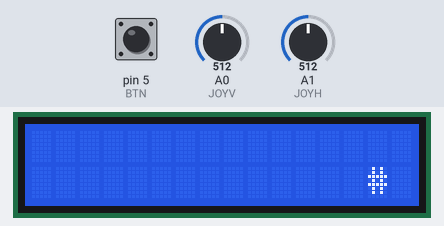
Bench run of a sketch on a simulated Arduino Uno, built with avr-gcc and run on an emulated ATmega328P. Shown: 16×2 character LCD. The test bench sets the inputs (shaded band); at power-on: A1 (JOYH) = 512, pin 5 (BTN) LOW, A0 (JOYV) = 512.

Above: at 1.2 s.
1.3 s: A1 (JOYH) set to 306
At 1.45 s:
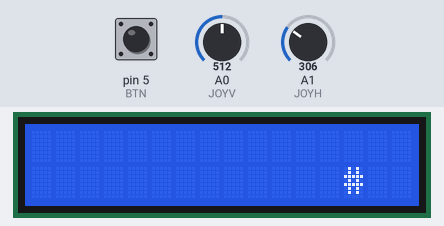
2.9 s: pin 5 (BTN) pulled HIGH for 0.15 s
6.0 s: A1 (JOYH) set to 900
At 8.31 s:
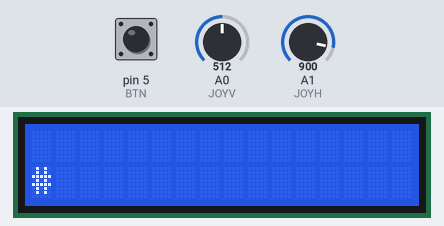
9.0 s: pin 5 (BTN) pulled HIGH for 1 s
At 9.84 s:
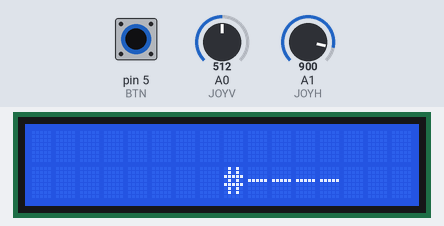
Timing chart, 0 to 12.0 s (numbered marks = the images above; inputs shaded):
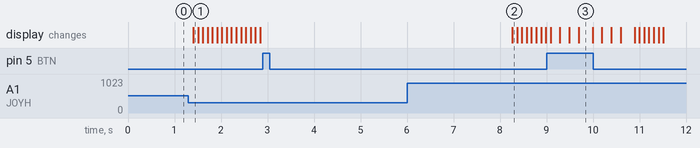

Measured:
- after the input at 1.3 s, the display: changes after 0.10 s (image 1)
- after the input at 2.9 s, every drawn part: stays the same

The sketch:

main.ino
```cpp
#include <LiquidCrystal.h>

//analog pins
#define JOYV A0
#define JOYH A1

//digital pins
#define BTN 5

LiquidCrystal lcd(2,3,4,6,7,8,9,10,11,12,13);

float x = 14;
float y = 1;

float dir = 1;

void setup(){
  pinMode(BTN, INPUT);
  Serial.begin(9600);
  lcd.begin(16,2);
  lcd.setCursor(0,0);
   lcd.print("Please come to");
  lcd.setCursor(0,1);
  lcd.print("brazil.");
}

void loop(){
  int xAxis = analogRead(JOYH);
  int yAxis = analogRead(JOYV);

//DEADZONE
  if ((xAxis < 0x220 && xAxis > 0x200) || (yAxis < 0x220 && yAxis > 0x200)) Serial.println("DEADZONE");

//RIGHT
  if (xAxis < 0x320 && xAxis > 0x220) {x += 0.5; dir = 1;}
  else if (xAxis > 0x320) {x += 1; dir = 1;}


//DOWN
  else if (yAxis < 0x300 && yAxis > 0x220) y += 0.5;
  else if (yAxis > 0x300) y += 1;


//LEFT
  if (xAxis < 0x200 && xAxis > 0x180) {x -= 0.5; dir = -1;}
  else if (xAxis < 0x180) {x -= 1; dir = -1;}


//UP
  if (yAxis < 0x200 && yAxis > 0x180) y -= 0.5;
  else if (yAxis < 0x180) y -= 1;

  y = 1;

  lcd.clear();

  lcd.setCursor((int)x, (int)y);
  lcd.print("#");

  if (digitalRead(BTN)) doShoot();

  delay(100);
}

void doShoot() {
  for (int i = 1; i < 5; i++) {
    lcd.setCursor( (int)x + (i * dir), (int)y);
    lcd.print("-");
    delay(200);
  }
}
```
